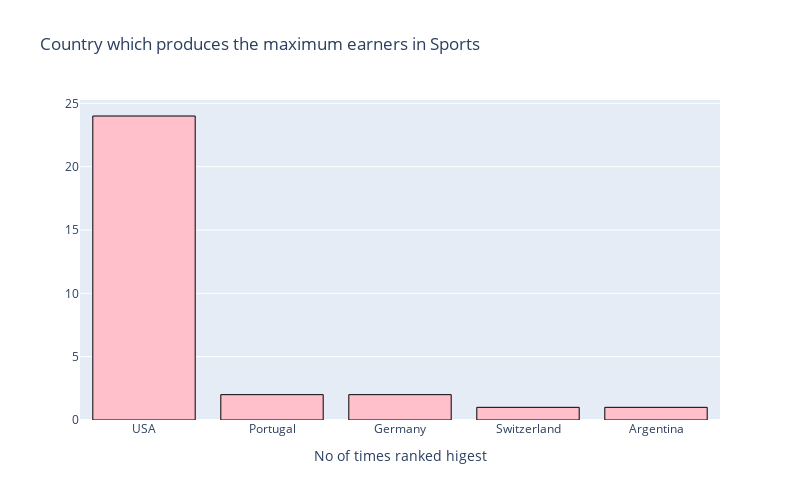

The notebook cell this image was saved under:
### Markdown cell above
## Country which produces the maximum earners in Sports

### Code cell
counts_top = Top_paid_each_year['Nationality'].value_counts().to_frame()


trace = go.Bar(
                    x = counts_top.index,
                    y = counts_top['Nationality'] ,
                    orientation='v',
                    marker = dict(color='pink',
                                 line=dict(color='black',width=1)),
                    )
data = [trace]
layout = go.Layout(barmode = "group",title='Country which produces the maximum earners in Sports',width=800, height=500, 
                       xaxis= dict(title='No of times ranked higest'),
                       #yaxis=dict(autorange="reversed"),
                       showlegend=False)
fig = go.Figure(data = data, layout = layout)
iplot(fig)

### Figure 1 — Plotly figure (JSON) as saved in the notebook; plotly's stock layout.template omitted (floating-point values rounded to 4 significant figures)
{"data": [{"marker": {"color": "pink", "line": {"color": "black", "width": 1}}, "orientation": "v", "x": ["USA", "Portugal", "Germany", "Switzerland", "Argentina"], "y": [24, 2, 2, 1, 1], "type": "bar"}], "layout": {"barmode": "group", "height": 500, "showlegend": false, "title": {"text": "Country which produces the maximum earners in Sports"}, "width": 800, "xaxis": {"title": {"text": "No of times ranked higest"}}}}
